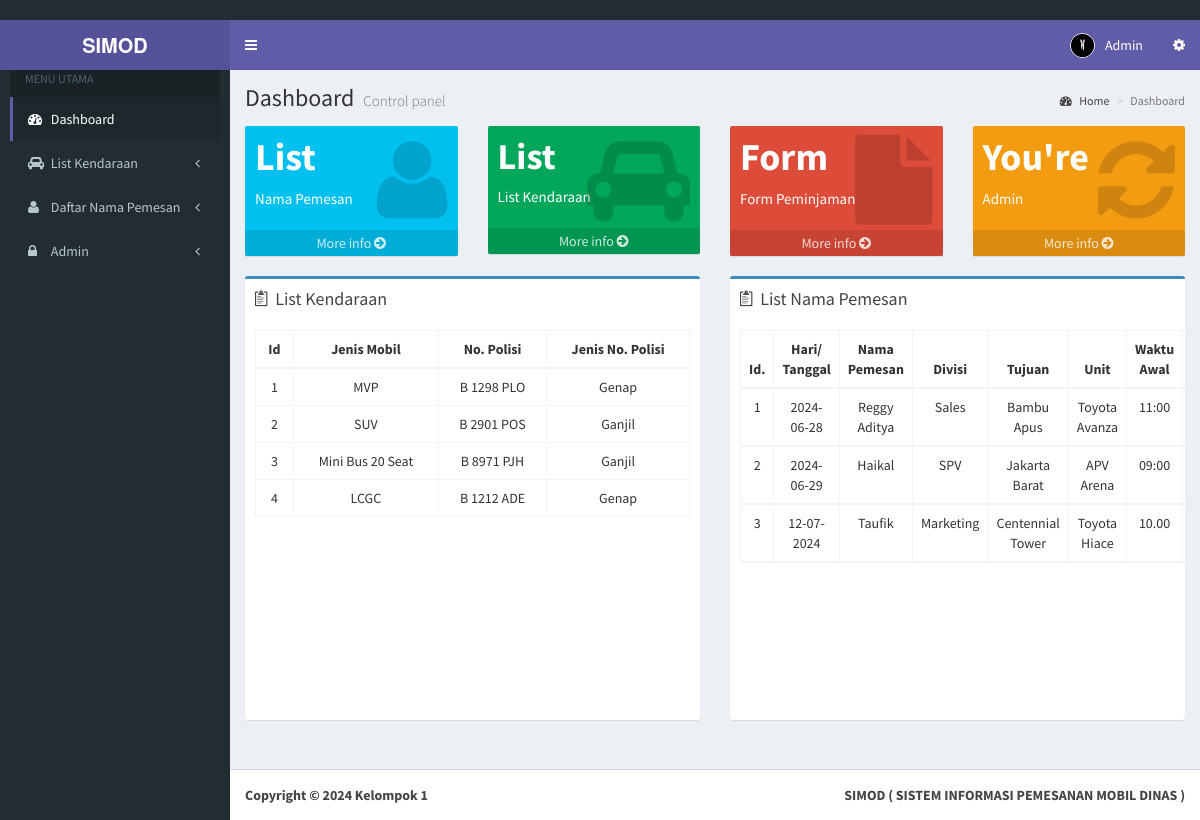
The page /admin/index.php (signed in) on the database its author committed.
### tables this page shows
CREATE TABLE `kendaraan` (
  `id` int(11) NOT NULL,
  `jenismobil` varchar(200) NOT NULL,
  `nomor` varchar(200) NOT NULL,
  `jenis` varchar(200) NOT NULL
);

CREATE TABLE `customer` (
  `id` int(11) NOT NULL,
  `namapemesan` varchar(200) NOT NULL,
  `no_telp` int(200) NOT NULL,
  `divisi` varchar(290) NOT NULL,
  `waktuawal` varchar(200) NOT NULL,
  `waktuakhir` varchar(200) NOT NULL,
  `haritgl` varchar(200) NOT NULL,
  `tujuan` varchar(200) NOT NULL,
  `area` varchar(200) NOT NULL,
  `tempatstandby` varchar(200) NOT NULL,
  `jumlahpenumpang` varchar(10) NOT NULL,
  `jenis` varchar(200) NOT NULL,
  `waktustandby` varchar(200) NOT NULL,
  `catatan` varchar(100) NOT NULL,
  `unit` varchar(100) NOT NULL
);

### admin/index.php (the view, shortened to what this page needs)
<!DOCTYPE html>
<html>
<?php include "head.php"; ?>
<body class="hold-transition skin-purple sidebar-mini">
  <div class="wrapper">
    <?php include "header.php"; ?>
    <?php include "menu.php"; ?>
    <div class="content-wrapper">
      <section class="content-header">
        <h1>
          Dashboard
          <small>Control panel</small>
        </h1>
        <ol class="breadcrumb">
          <li><a href="#"><i class="fa fa-dashboard"></i> Home</a></li>
          <li class="active">Dashboard</li>
        </ol>
      </section>
      <section class="content">
        <div class="row">
          <div class="col-lg-3 col-xs-12">
            <div class="small-box bg-aqua">
              <div class="inner">
                <h3>List</h3>
                <p>Nama Pemesan</p>
              </div>
              <div class="icon">
                <i class="fa fa-user"></i>
              </div>
              <a href="customer.php" class="small-box-footer">More info <i class="fa fa-arrow-circle-right"></i></a>
            </div>
          </div>
          <div class="col-lg-3 col-xs-12">
            <div class="small-box bg-green">
              <div class="inner">
                <h3 style="font-size:260%"><?php echo "List" ?> </h3>
                <p>List Kendaraan</p>
              </div>
              <div class="icon">
                <i class="fa fa-car"></i>
              </div>
              <a href="list.php" class="small-box-footer">More info <i class="fa fa-arrow-circle-right"></i></a>
            </div>
          </div>
          <div class="col-lg-3 col-xs-12">
            <div class="small-box bg-red">
              <div class="inner">
                <h3><?php echo "Form"; ?></h3>
                <p>Form Peminjaman</p>
              </div>
              <div class="icon">
                <i class="fa fa-file"></i>
              </div>
              <a href="form.php" class="small-box-footer">More info <i class="fa fa-arrow-circle-right"></i></a>
            </div>
          </div>
          <div class="col-lg-3 col-xs-12">
            <div class="small-box bg-yellow">
              <div class="inner">
                <h3><?php echo "You're"; ?></h3>
                <p>Admin</p>
              </div>
              <div class="icon">
                <i class="fa fa-spin fa-refresh"></i>
              </div>
              <a href="#" class="small-box-footer">More info <i class="fa fa-arrow-circle-right"></i></a>
            </div>
          </div>
        </div>
        <div class="row">
          <section class="col-lg-6 connectedSortable">
            <div class="box box-primary">
              <div class="box-header">
                <i class="ion ion-clipboard"></i>
                <h3 class="box-title">List Kendaraan </h3>
              </div>
              <div class="scroller box-body">
                <table id="example" class="table table-responsive table-hover table-bordered">
                  <thead>
                    <tr>
                      <th>
                        <center>Id</center>
                      </th>
                      <th>
                        <center>Jenis Mobil</center>
                      </th>
                      <th>
                        <center>No. Polisi </center>
                      </th>
                      <th>
                        <center>Jenis No. Polisi</center>
                      </th>
                    </tr>
                  </thead>
                  <?php
                  $a = mysqli_query($koneksi, "SELECT * FROM kendaraan");
                  $nomorgan = 1;
                  while ($rows = mysqli_fetch_array($a)) {
                    echo "
                    <tr align=center>
                    <td>" . $nomorgan . "</td>
                    <td>" . $rows['jenismobil'] . "</td>
                    <td>" . $rows['nomor'] . "</td>
                    <td>" . $rows['jenis'] . "</td>
                  </tr>";
                    $nomorgan++;
                  }
                  echo "</table>";
                  ?>
              </div>
            </div>
          </section>
          <section class="col-lg-6 connectedSortable">
            <div class="box box-primary">
              <div class="box-header">
                <i class="ion ion-clipboard"></i>
                <h3 class="box-title">List Nama Pemesan</h3>
              </div>
              <div class="scroller box-body">
                <table id="example" class="table table-responsive table-hover table-bordered">
                  <thead>
                    <tr>
                      <th>
                        <center>Id.</center>
                      </th>
                      <th>
                        <center>Hari/ Tanggal</center>
                      </th>
                      <th>
                        <center>Nama Pemesan</center>
                      </th>
                      <th>
                        <center>Divisi</center>
                      </th>
                      <th>
                        <center>Tujuan</center>
                      </th>
                      <th>
                        <center>Unit </center>
                      </th>
                      <th>
                        <center>Waktu Awal</center>
                      </th>
                      <th>
                      </th>
                      <?php
                      $a = mysqli_query($koneksi, "SELECT * FROM customer");
                      $nomorgan = 1;
                      while ($rows = mysqli_fetch_array($a)) {
                        echo "
                     <tr align=center>
                     <td>" . $nomorgan . "</td>
                     <td>" . $rows['haritgl'] . "</td>
                     <td>" . $rows['namapemesan'] . "</td>
                     <td>" . $rows['divisi'] . "</td>
                     <td>" . $rows['tujuan'] . "</td>
                     <td>" . $rows['unit'] . "</td>
                     <td>" . $rows['waktuawal'] . "</td>
                     <td>" . $rows['waktuakhir'] . "</td>
                     <td>" . $rows['catatan'] . "</td>
                  </tr>";
                        $nomorgan++;
                      }
                      echo "</table>";
                      ?>
              </div>
            </div>
          </section>
        </div>
      </section>
    </div>
    <?php include "footer.php"; ?>
  </div>
</body>
</html>

### admin/head.php (shortened to what this page needs)
<head>
  <link rel="stylesheet" href="../bootstrap/css/bootstrap.min.css">
  <link rel="stylesheet" href="../css/font-awesome.min.css">
  <link rel="stylesheet" href="../plugins/iCheck/all.css">
  <link rel="stylesheet" href="../css/ionicons.min.css">
  <link rel="stylesheet" href="../dist/css/AdminLTE.min.css">
  <link rel="stylesheet" href="../dist/css/skins/_all-skins.min.css">
  <link rel="stylesheet" href="../plugins/iCheck/flat/blue.css">
  <link rel="stylesheet" href="../plugins/morris/morris.css">
  <link rel="stylesheet" href="../plugins/jvectormap/jquery-jvectormap-1.2.2.css">
  <link rel="stylesheet" href="../plugins/datepicker/datepicker3.css">
  <link rel="stylesheet" href="../plugins/daterangepicker/daterangepicker-bs3.css">
  <link rel="stylesheet" href="../plugins/bootstrap-wysihtml5/bootstrap3-wysihtml5.min.css">
  <link rel="stylesheet" href="../plugins/datatables/dataTables.bootstrap.css" />
  <link rel="stylesheet" href="../plugins/select2/select2.min.css">
</head>

### admin/header.php (shortened to what this page needs)
< <header class="main-header">
  <a href="index.php" class="logo">
    <span class="logo-lg"><b>SIMOD</b></span>
  </a>
  <nav class="navbar navbar-static-top" role="navigation">
    <a href="#" class="sidebar-toggle" data-toggle="offcanvas" role="button">
    </a>
    <div class="navbar-custom-menu">
      <ul class="nav navbar-nav">
        <li class="dropdown user user-menu">
          <a href="#" class="dropdown-toggle" data-toggle="dropdown">
            <img src="<?php echo $_SESSION['gambar']; ?>" class="user-image" style="border: 1px solid white;" alt="User Image">
            <span class="hidden-xs"><?php echo $_SESSION['fullname']; ?></span>
          </a>
        </li>
        <li>
          <a href="#" data-toggle="control-sidebar"><i class="fa fa-spin fa-gear"></i></a>
        </li>
      </ul>
    </div>
  </nav>
  </header>

### admin/menu.php (shortened to what this page needs)
<aside class="main-sidebar">
  <section class="sidebar">
    <div class="user-panel">
      <ul class="sidebar-menu">
        <li class="header">MENU UTAMA</li>
        <li class="active treeview">
          <a href="index.php">
            <i class="fa fa-dashboard"></i> <span>Dashboard</span>
          </a>
        </li>
        <li>
          <a href="list.php">
            <i class="fa fa-car"></i> <span>List Kendaraan</span> <i class="fa fa-angle-left pull-right"></i>
          </a>
        </li>
        <li>
          <a href="customer.php">
            <i class="fa fa-user"></i> <span>Daftar Nama Pemesan</span> <i class="fa fa-angle-left pull-right"></i>
          </a>
        </li>
        <li>
          <a href="#">
            <i class="fa fa-lock"></i> <span>Admin</span> <i class="fa fa-angle-left pull-right"> </i>
          </a>
        </li>
  </section>
</aside>

### admin/footer.php (shortened to what this page needs)
<footer class="main-footer">
    <div class="pull-right hidden-xs">
        <b>SIMOD ( SISTEM INFORMASI PEMESANAN MOBIL DINAS )</b>
    </div>
    <strong>Copyright &copy; 2024 Kelompok 1</strong>
</footer>

### admin/head.php (style rules this page uses)
.scroller { height: 400px; overflow-y: scroll; scrollbar-width: thin; }

### rows shown on the page
kendaraan: jenismobil "MVP", nomor "B 1298 PLO", jenis "Genap"
kendaraan: jenismobil "SUV", nomor "B 2901 POS", jenis "Ganjil"
kendaraan: jenismobil "Mini Bus 20 Seat", nomor "B 8971 PJH", jenis "Ganjil"
kendaraan: jenismobil "LCGC", nomor "B 1212 ADE", jenis "Genap"
customer: haritgl "2024-06-28", namapemesan "Reggy Aditya", divisi "Sales", tujuan "Bambu Apus", unit "Toyota Avanza", waktuawal "11:00"
customer: haritgl "2024-06-29", namapemesan "Haikal", divisi "SPV", tujuan "Jakarta Barat", unit "APV Arena", waktuawal "09:00"
customer: haritgl "12-07-2024", namapemesan "Taufik", divisi "Marketing", tujuan "Centennial Tower", unit "Toyota Hiace", waktuawal "10.00"

### other values the page prints
$_SESSION['fullname'] "Admin"
